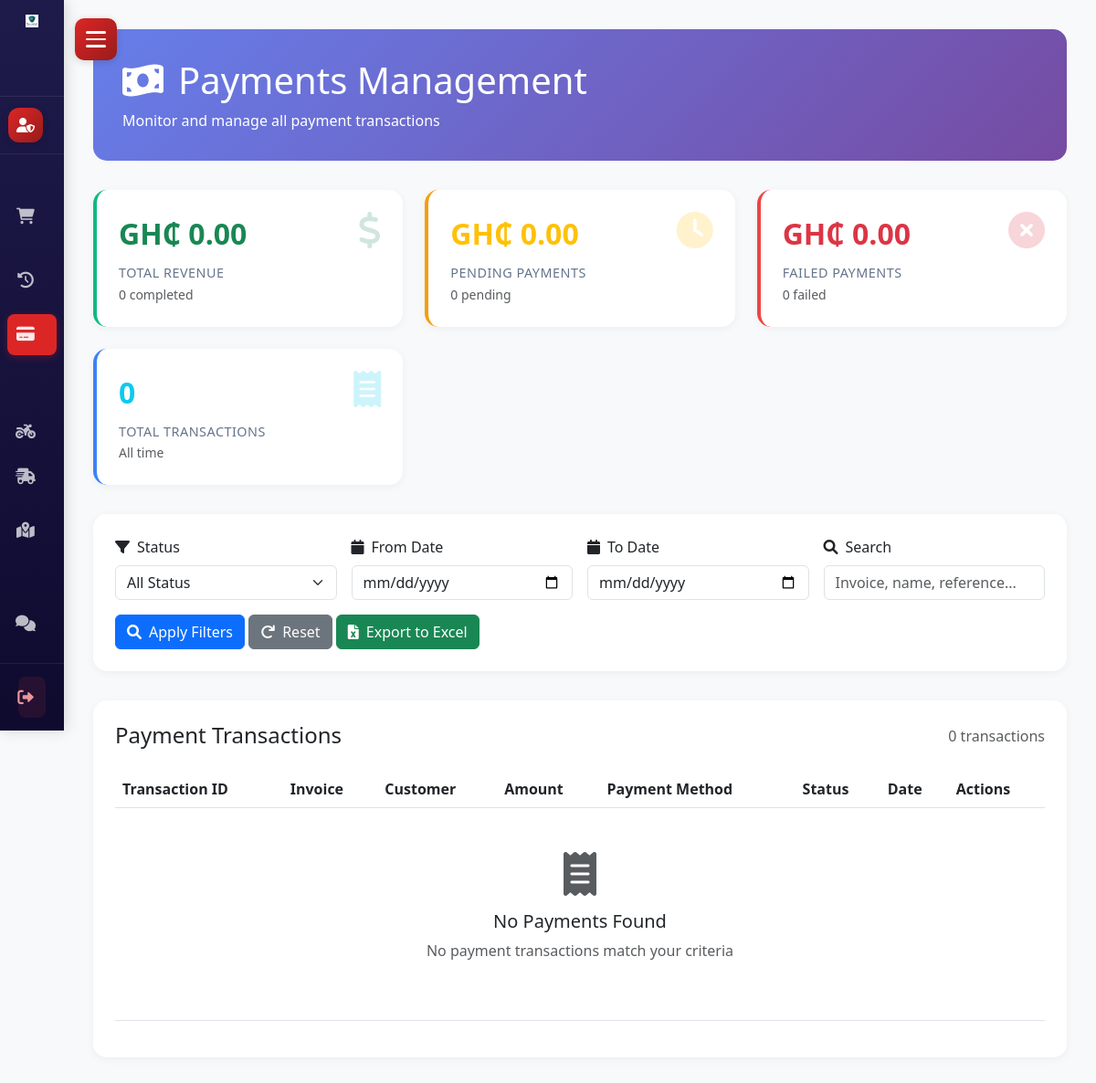
/admin/payments.php (signed in), run on an earlier commit of the app's database.
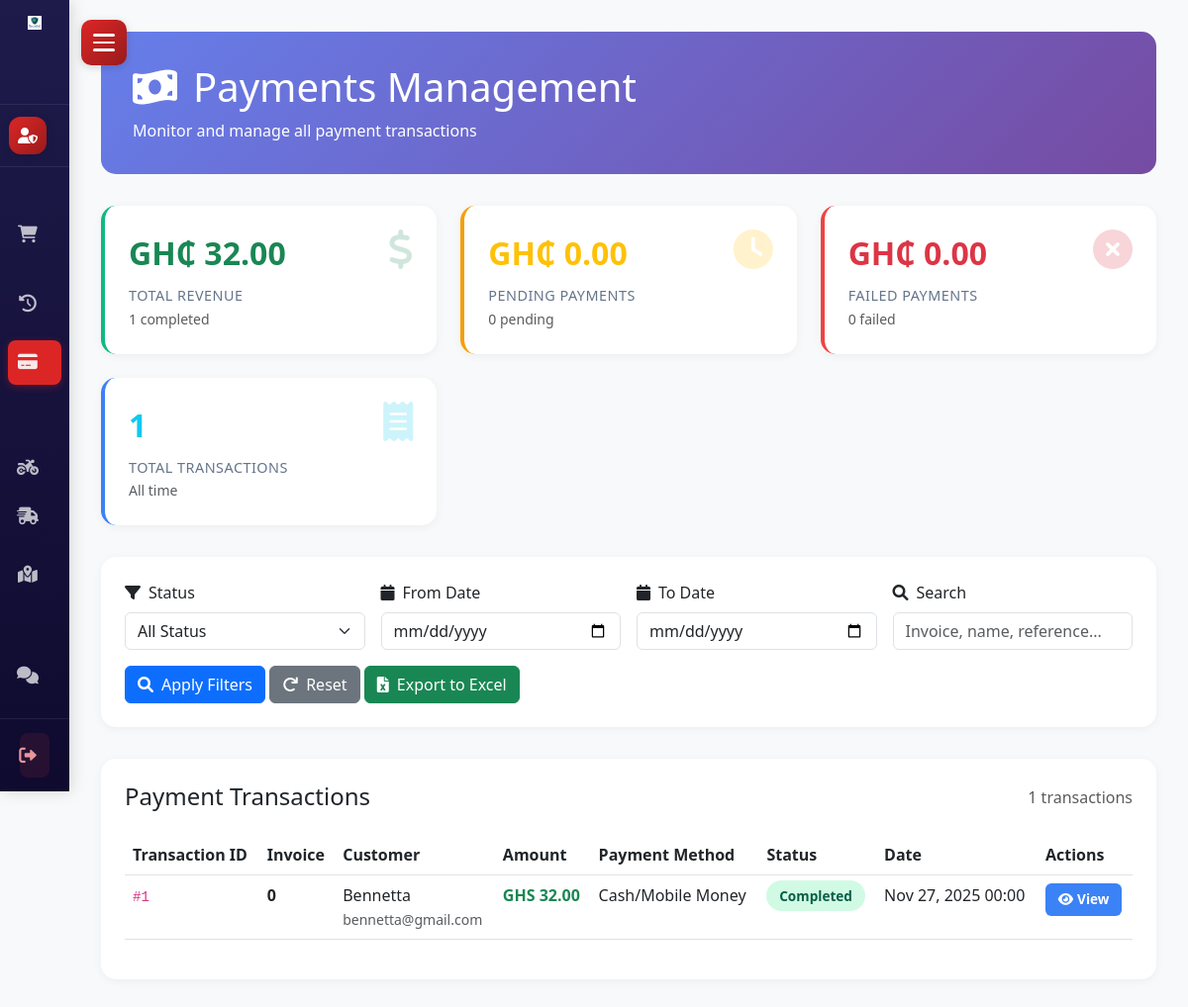
And on a later commit of the database.
### tables this page shows
CREATE TABLE `payment` (
  `pay_id` int(11) NOT NULL,
  `amt` double NOT NULL,
  `customer_id` int(11) NOT NULL,
  `order_id` int(11) NOT NULL,
  `currency` text NOT NULL,
  `payment_date` date NOT NULL
);

CREATE TABLE `orders` (
  `order_id` int(11) NOT NULL,
  `customer_id` int(11) NOT NULL,
  `invoice_no` int(11) NOT NULL,
  `order_date` date NOT NULL,
  `order_status` varchar(100) NOT NULL,
  `delivery_method` enum('pharmacy','platform_rider','pickup') DEFAULT 'pharmacy',
  `delivery_notes` text DEFAULT NULL
);

CREATE TABLE `customer` (
  `customer_id` int(11) NOT NULL,
  `customer_name` varchar(100) NOT NULL,
  `customer_email` varchar(50) NOT NULL,
  `customer_pass` varchar(150) NOT NULL,
  `customer_country` varchar(30) NOT NULL,
  `customer_city` varchar(30) NOT NULL,
  `customer_address` text DEFAULT NULL COMMENT 'Full street address',
  `customer_latitude` decimal(10,8) DEFAULT NULL COMMENT 'Latitude coordinate',
  `customer_longitude` decimal(11,8) DEFAULT NULL COMMENT 'Longitude coordinate',
  `customer_contact` varchar(15) NOT NULL,
  `customer_image` varchar(100) DEFAULT NULL,
  `user_role` int(11) NOT NULL COMMENT '0=Super Admin, 1=Pharmacy Owner, 2=Customer',
  `created_at` timestamp NOT NULL DEFAULT current_timestamp(),
  `updated_at` timestamp NULL DEFAULT NULL ON UPDATE current_timestamp(),
  `offers_delivery` tinyint(1) DEFAULT 0,
  `delivery_fee` decimal(10,2) DEFAULT 0.00,
  `delivery_radius_km` decimal(6,2) DEFAULT 10.00,
  `min_order_for_delivery` decimal(10,2) DEFAULT 0.00
);

### admin/payments.php (the view, shortened to what the changed rows need)
<?php
$conn = new mysqli(SERVER, USERNAME, PASSWD, DATABASE);
$stats_query = "SELECT
                    COUNT(*) as total_transactions,
                    SUM(amt) as total_revenue,
                    0 as pending_amount,
                    0 as failed_amount,
                    COUNT(*) as completed_count,
                    0 as pending_count,
                    0 as failed_count
                FROM payment";
$stats = $conn->query($stats_query)->fetch_assoc();
$payments_query = "SELECT p.pay_id, p.amt, p.currency, p.payment_date, p.customer_id, p.order_id,
                          o.invoice_no, o.order_date, o.order_status,
                          c.customer_name, c.customer_email, c.customer_contact, c.customer_address
                   FROM payment p
                   INNER JOIN orders o ON p.order_id = o.order_id
                   INNER JOIN customer c ON p.customer_id = c.customer_id
                   WHERE 1=1";
$payments_query .= " ORDER BY p.payment_date DESC LIMIT 100";
$payments_result = $conn->query($payments_query);
$payments = [];
while ($row = $payments_result->fetch_assoc()) {
    $payments[] = $row;
}
?>
<!DOCTYPE html>
<html lang="en">
<head>
    <link href="https://cdnjs.cloudflare.com/ajax/libs/bootstrap/5.3.0/css/bootstrap.min.css" rel="stylesheet">
    <link rel="stylesheet" href="https://cdnjs.cloudflare.com/ajax/libs/font-awesome/6.0.0/css/all.min.css">
    <link rel="stylesheet" href="../css/sidebar.css?v=2.2">
</head>
<body>
    <div class="main-content">
        <div class="page-header">
            <h1><i class="fas fa-money-bill-wave me-3"></i>Payments Management</h1>
        </div>
        <div class="stats-row">
            <div class="stats-card revenue">
                <i class="fas fa-dollar-sign stats-icon text-success"></i>
                <div class="stats-number text-success">
                    GH₵ <?php echo number_format($stats['total_revenue'] ?? 0, 2); ?>
                </div>
                <div class="stats-label">Total Revenue</div>
                <small class="text-muted"><?php echo $stats['completed_count']; ?> completed</small>
            </div>
            <div class="stats-card total">
                <i class="fas fa-receipt stats-icon text-info"></i>
                <div class="stats-number text-info">
                    <?php echo number_format($stats['total_transactions'] ?? 0); ?>
                </div>
                <div class="stats-label">Total Transactions</div>
                <small class="text-muted">All time</small>
            </div>
        </div>
        <div class="payments-table-card">
            <div class="table-header">
                <h4 class="mb-0">Payment Transactions</h4>
                <span class="text-muted"><?php echo count($payments); ?> transactions</span>
            </div>
            <div class="table-responsive">
                <table class="table table-hover">
                    <thead>
                        <tr>
                            <th>Transaction ID</th>
                            <th>Invoice</th>
                            <th>Customer</th>
                            <th>Amount</th>
                            <th>Payment Method</th>
                            <th>Status</th>
                            <th>Date</th>
                            <th>Actions</th>
                        </tr>
                    </thead>
                    <tbody>
                        <?php if (count($payments) > 0): ?>
                            <?php foreach ($payments as $payment): ?>
                                <tr>
                                    <td><code>#<?php echo $payment['pay_id']; ?></code></td>
                                    <td>
                                        <strong><?php echo htmlspecialchars($payment['invoice_no']); ?></strong>
                                    </td>
                                    <td>
                                        <div><?php echo htmlspecialchars($payment['customer_name']); ?></div>
                                        <small class="text-muted"><?php echo htmlspecialchars($payment['customer_email']); ?></small>
                                    </td>
                                    <td>
                                        <strong class="text-success"><?php echo htmlspecialchars($payment['currency'] ?? 'GHS'); ?> <?php echo number_format($payment['amt'], 2); ?></strong>
                                    </td>
                                    <td>Cash/Mobile Money</td>
                                    <td>
                                        <span class="badge-payment badge-completed">
                                            Completed
                                        </span>
                                    </td>
                                    <td>
                                        <?php echo date('M d, Y H:i', strtotime($payment['payment_date'])); ?>
                                    </td>
                                    <td>
                                        <button class="btn btn-action btn-view"
                                                onclick="viewPaymentDetails(<?php echo $payment['pay_id']; ?>)">
                                            <i class="fas fa-eye me-1"></i>View
                                        </button>
                                    </td>
                                </tr>
                            <?php endforeach; ?>
                        <?php else: ?>
                            <tr>
                                <td colspan="8" class="text-center py-5">
                                    <i class="fas fa-receipt fa-3x text-muted mb-3 d-block"></i>
                                    <h5>No Payments Found</h5>
                                    <p class="text-muted">No payment transactions match your criteria</p>
                                </td>
                            </tr>
                        <?php endif; ?>
                    </tbody>
                </table>
            </div>
        </div>
    </div>
</body>
</html>

What changed in the data, as far as the page shows it:
added payment: pay_id "1", order.invoice_no "0", customer.customer_name "Bennetta", customer.customer_email "bennetta@gmail.com", currency "GHS", amt "32.00", payment_date "Nov 27, 2025 00:00"
Also different on the page:
$stats['total_revenue']: "0.00" → "32.00"
$stats['completed_count']: "0" → "1"
$stats['total_transactions']: "0" → "1"
count($payments): "0" → "1"
text no longer shown: "No Payments Found No payment transactions match your criteria"
